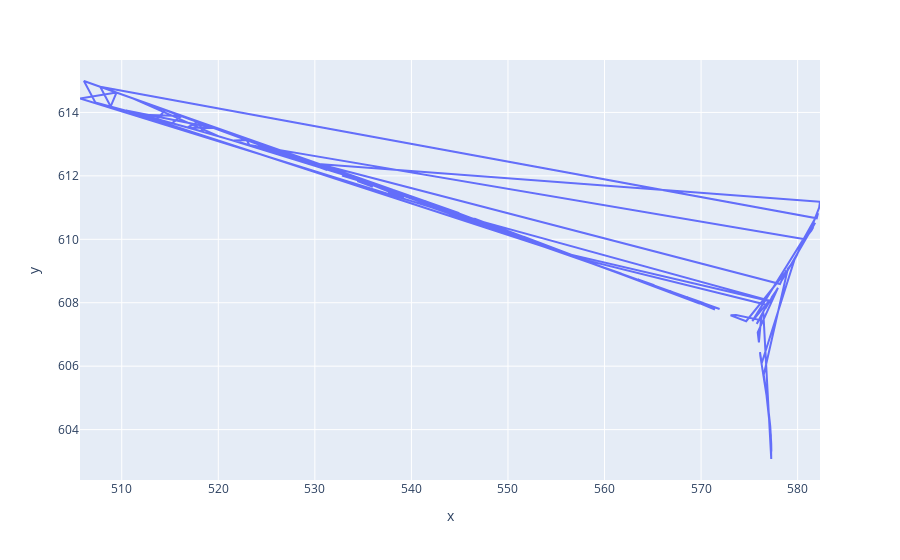

Write notebook code for a chart like this one.
### Code cell
px.line(machining_positions_df[machining_positions_df["shape"]==0], x="x", y="y")

### Figure 1 — Plotly figure (JSON) as saved in the notebook; plotly's stock layout.template omitted (floating-point values rounded to 4 significant figures; data arrays with more than 128 entries replaced by an {"elided": "..."} marker saying what was removed)
{"data": [{"hovertemplate": "x=%{x}<br>y=%{y}<extra></extra>", "legendgroup": "", "line": {"color": "#636efa", "dash": "solid"}, "marker": {"symbol": "circle"}, "mode": "lines", "name": "", "orientation": "v", "showlegend": false, "type": "scatter", "x": {"elided": "138 float values"}, "xaxis": "x", "y": {"elided": "138 float values"}, "yaxis": "y"}], "layout": {"legend": {"tracegroupgap": 0}, "margin": {"t": 60}, "xaxis": {"anchor": "y", "domain": [0, 1], "title": {"text": "x"}}, "yaxis": {"anchor": "x", "domain": [0, 1], "title": {"text": "y"}}}}
